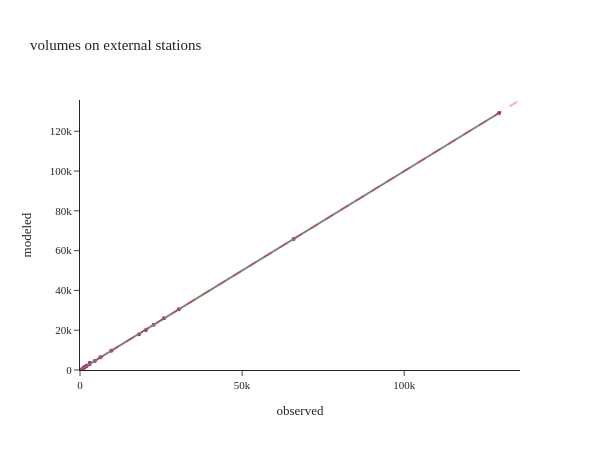

Here is the notebook cell this chart was saved with:
### Code cell
#| layout: [[65,35]]

plot_observed_scatter(df[df['location']!="TOTAL"], 'observed', 'modeled', f'volumes on external stations')

### Figure 1 — Plotly figure (JSON) as saved in the notebook; plotly's stock layout.template omitted (floating-point values rounded to 4 significant figures)
{"data": [{"hovertemplate": "observed=%{x}<br>modeled=%{y}<extra></extra>", "legendgroup": "", "marker": {"color": "#91268F", "size": 4, "symbol": "circle"}, "mode": "markers", "name": "", "orientation": "v", "showlegend": false, "type": "scatter", "x": [129200.0, 65880.0, 30500.0, 25900.0, 22700.0, 20330.0, 18200.0, 9650.0, 6290.0, 4550.0, 3050.0, 2900.0, 2100.0, 1800.0, 1450.0, 1200.0, 920.0, 90.0], "xaxis": "x", "y": [129200.0, 65880.0, 30490.0, 25970.0, 22710.0, 20170.0, 18000.0, 9683.0, 6370.0, 4540.0, 3658.0, 2899.0, 2104.0, 1800.0, 1464.0, 1189.0, 905.2, 89.86], "yaxis": "y"}, {"hovertemplate": "<b>OLS trendline</b><br>modeled = 0.999123 * observed + 36.9659<br>R<sup>2</sup>=0.999975<br><br>observed=%{x}<br>modeled=%{y} <b>(trend)</b><extra></extra>", "legendgroup": "", "line": {"color": "grey", "width": 2}, "marker": {"color": "#91268F", "size": 4, "symbol": "circle"}, "mode": "lines", "name": "", "showlegend": false, "type": "scatter", "x": [90.0, 920.0, 1200.0, 1450.0, 1800.0, 2100.0, 2900.0, 3050.0, 4550.0, 6290.0, 9650.0, 18200.0, 20330.0, 22700.0, 25900.0, 30500.0, 65880.0, 129200.0], "xaxis": "x", "y": [126.9, 956.2, 1236.0, 1486.0, 1835.0, 2135.0, 2934.0, 3084.0, 4583.0, 6321.0, 9679.0, 18220.0, 20350.0, 22720.0, 25910.0, 30510.0, 65860.0, 129200.0], "yaxis": "y"}], "layout": {"height": 450, "legend": {"tracegroupgap": 0}, "shapes": [{"line": {"color": "Red", "dash": "dash", "width": 2}, "type": "line", "x0": 0, "x1": 135700.0, "y0": 0, "y1": 135700.0}], "title": {"text": "volumes on external stations"}, "width": 600, "xaxis": {"anchor": "y", "domain": [0.0, 1.0], "range": [0, 135700.0], "title": {"text": "observed"}}, "yaxis": {"anchor": "x", "domain": [0.0, 1.0], "range": [0, 135700.0], "title": {"text": "modeled"}}}}
